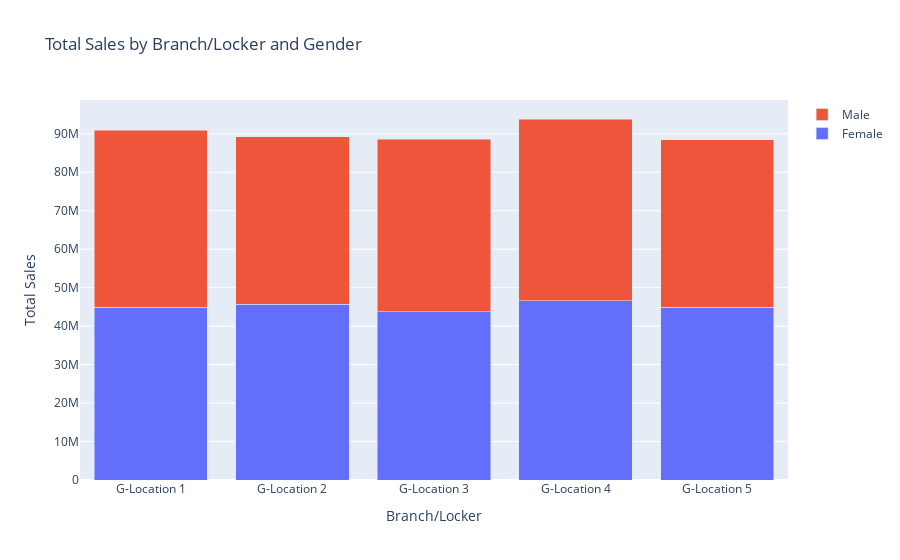

Notebook code cell kept with this figure:
### Code cell
# Group by branch/locker and gender, and sum product price
branch_gender_sales = df.groupby(['Branch/Locker', 'Gender'])['Product price'].sum()

# Reshape data for stacked bar chart
branch_gender_sales = branch_gender_sales.unstack(level=1)

# Create stacked bar chart
trace1 = go.Bar(x=branch_gender_sales.index, y=branch_gender_sales['F'], name='Female')
trace2 = go.Bar(x=branch_gender_sales.index, y=branch_gender_sales['M'], name='Male')
data = [trace1, trace2]
layout = go.Layout(title='Total Sales by Branch/Locker and Gender',
                   xaxis=dict(title='Branch/Locker'),
                   yaxis=dict(title='Total Sales'),
                   barmode='stack')
fig = go.Figure(data=data, layout=layout)
fig.show()

### Figure 1 — Plotly figure (JSON) as saved in the notebook; plotly's stock layout.template omitted (floating-point values rounded to 4 significant figures)
{"data": [{"name": "Female", "type": "bar", "x": ["G-Location 1", "G-Location 2", "G-Location 3", "G-Location 4", "G-Location 5"], "y": [44956950, 45674590, 43790820, 46548130, 44944695]}, {"name": "Male", "type": "bar", "x": ["G-Location 1", "G-Location 2", "G-Location 3", "G-Location 4", "G-Location 5"], "y": [46023045, 43504960, 44802465, 47300200, 43518755]}], "layout": {"barmode": "stack", "title": {"text": "Total Sales by Branch/Locker and Gender"}, "xaxis": {"title": {"text": "Branch/Locker"}}, "yaxis": {"title": {"text": "Total Sales"}}}}
